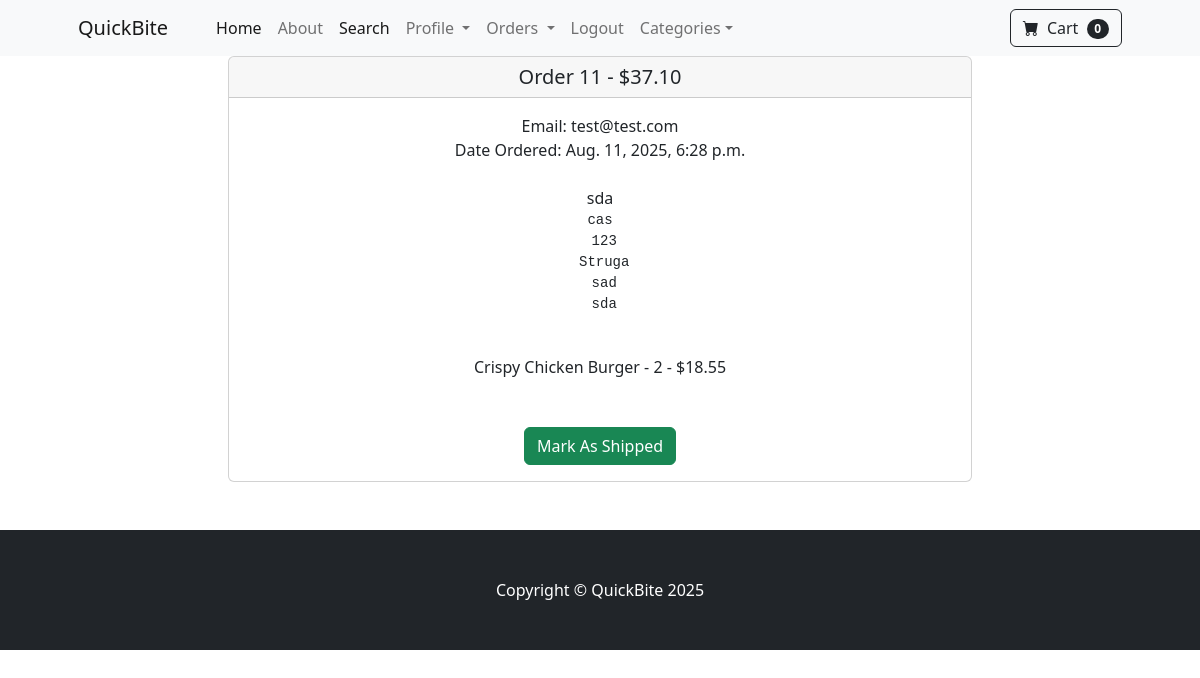
The app's page /payment/orders/11 (signed in) with its own data.
### payment/models.py (models this page shows, shortened)
class Order(models.Model):
    user = models.ForeignKey(User, on_delete=models.CASCADE, null=True, blank=True)
    full_name = models.CharField(max_length=250)
    email = models.CharField(max_length=250)
    shipping_address = models.TextField(max_length=10000)
    amount_paid = models.DecimalField(max_digits=7, decimal_places=2)
    date_ordered = models.DateTimeField(auto_now_add=True)
    shipped = models.BooleanField(default=False)
    date_shipped = models.DateTimeField(blank=True, null=True)
    invoice = models.CharField(max_length=250, null=True, blank=True)
    paid = models.BooleanField(default=False)

class OrderItem(models.Model):
    user = models.ForeignKey(User, on_delete=models.CASCADE, null=True)
    order = models.ForeignKey(Order, on_delete=models.CASCADE, null=True)
    product = models.ForeignKey(Product, on_delete=models.CASCADE, null=True)
    quantity = models.PositiveBigIntegerField(default=1)
    price = models.DecimalField(max_digits=7, decimal_places=2)

### Food_Order_App/models.py (models this page shows)
class Product(models.Model):
    name = models.CharField(max_length=100)
    price = models.DecimalField(default=0, decimal_places=2, max_digits=6)
    category = models.ForeignKey(
        Category, on_delete=models.CASCADE, default='')
    description = models.TextField(blank=True, null=True)
    image = models.ImageField(upload_to='uploads/product/')
    is_sale = models.BooleanField(default=False)
    sale_price = models.DecimalField(default=0, decimal_places=2, max_digits=6)
    def __str__(self):
        return self.name

### payment/views.py (the view, shortened to what this page needs)
# urls.py: path('orders/<int:pk>', views.orders, name='orders'),
def orders(request, pk):
    if request.user.is_authenticated and request.user.is_superuser:
        order = Order.objects.get(id=pk)
        items = OrderItem.objects.filter(order=order)
        return render(request, 'payment/orders.html',{'order':order, 'items':items})
    else:
        messages.success(request , ("Access Denied"))
        return redirect('home')

### cart/cart.py (called while the page is built)
    def __len__(self):
        return len(self.cart)

### cart/context_proccesors.py (called while the page is built)
def cart(request):
    return {'cart':Cart(request)}

### payment/templates/payment/orders.html (shortened to what this page needs)
{% extends 'base.html' %}
{% block content %}
<div class="container">
    <div class="row">
        <center>
            <div class="col-8">
<div class="card">
  <h5 class="card-header"> Order {{order.id}} - ${{ order.amount_paid }}  </h5>
  <div class="card-body">
        Email: {{order.email}} <br>
        {% if order.shipped %}
            Date Shipped: {{order.date_shipped}}
        {% else %}
            Date Ordered: {{order.date_ordered}}
        {% endif %}
        <br><br>
        {{order.full_name}} <br>
        <pre>{{order.shipping_address}}</pre>
        <br>
{% for item in items %}
    {{ item.product }} - {{ item.quantity }} - ${{ item.price }} <br>
{% endfor %}
<br><br>
{% if not order.shipped %}
    <form method="POST">
        <button type="submit" class="btn btn-success">Mark As Shipped</button>
    </form>
{% else %}
    <form method="POST">
        {% csrf_token %}
        <input type="hidden" name="shipping_status" value="false">
        <button type="submit" class="btn btn-danger">Mark As Not Shipped</button>
    </form>
{% endif %}
  </div>
</div>
<br><br>
            </div>
        </center>
    </div>
</div>
{% endblock %}

### records on screen
Order: id "11", amount_paid "37.10", email "test@test.com", date_ordered "Aug. 11, 2025, 6:28 p.m.", full_name "sda", shipping_address "cas 123 Struga sad sda"
OrderItem: product "Crispy Chicken Burger", quantity "2", price "18.55"

### other values on screen
{{ cart|length }} "0"
